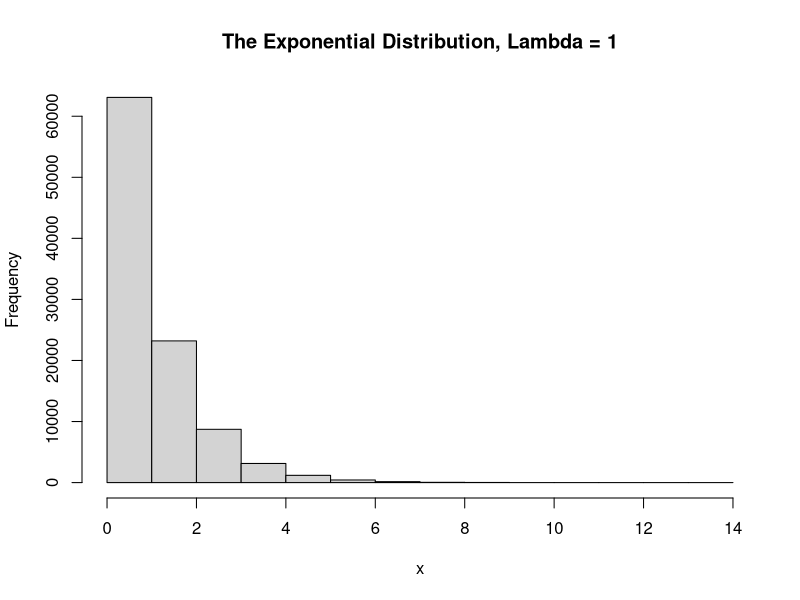
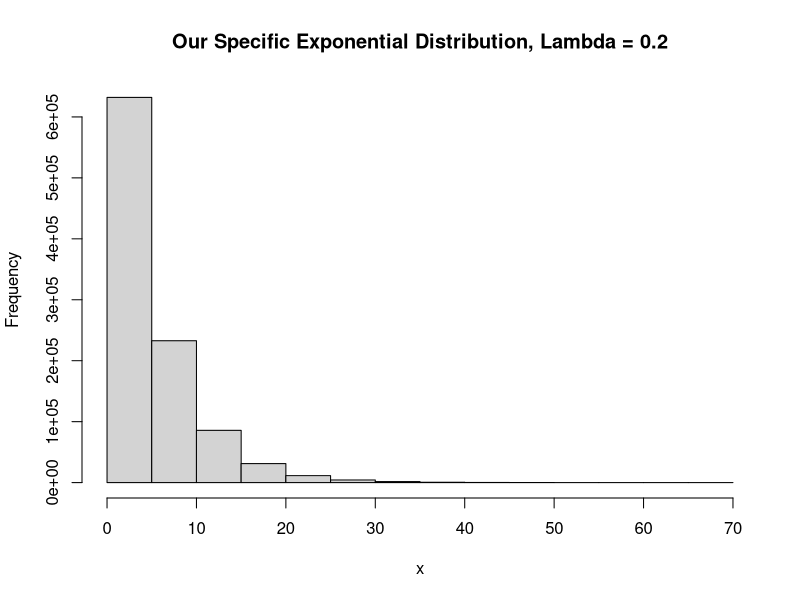
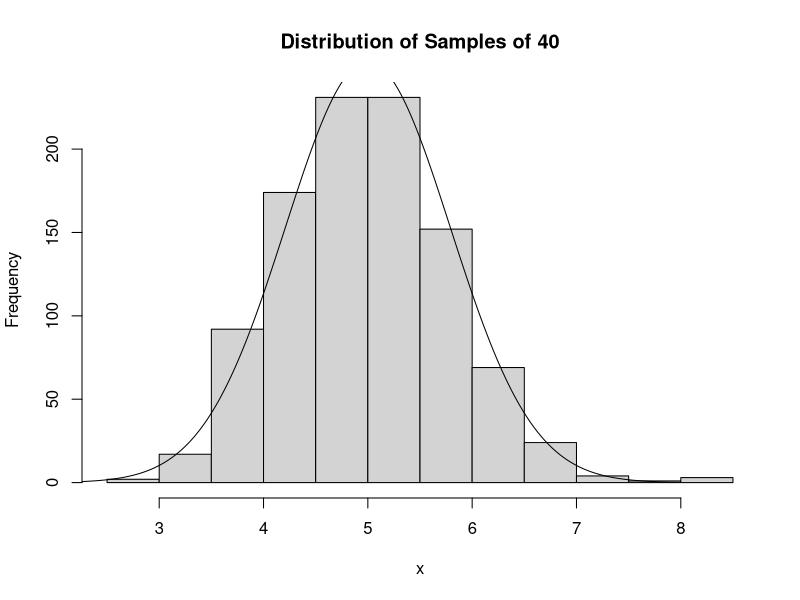
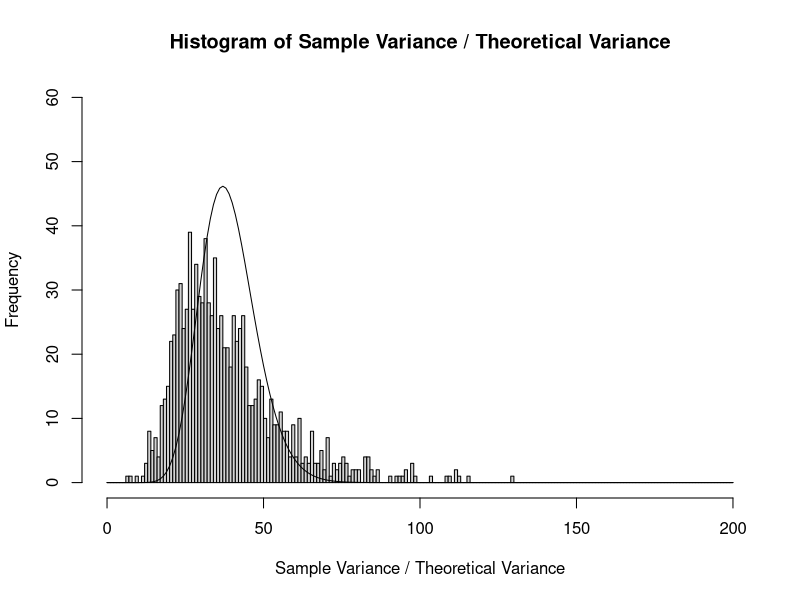

Generate these figures, in order, with R:
## ---- chunk 1
knitr::opts_chunk$set(echo = TRUE)
## ---- chunk 2
sessionInfo()
## ---- chunk 3
set.seed(19680828)
## ---- chunk 4
hist(rexp(100000,1),xlab="x",main="The Exponential Distribution, Lambda = 1")
## ---- chunk 5
x <- rexp(1000000,0.2)
hist(x,xlab="x",main="Our Specific Exponential Distribution, Lambda = 0.2")
## ---- chunk 6
z <- c(mean(x),var(x))
names(z) <- c("Mean","Variance")
z
## ---- chunk 7
z <- c((5-mean(x))/5*100,(25-var(x))/25*100)
names(z) <- c("Mean","Variance")
z
## ---- chunk 8
xx <- replicate(1000,mean(sample(x,40)))
hist(xx,xlab="x",main="Distribution of Samples of 40")
xxx <- numeric(0)
for (i in 2000:8000) {xxx <- c(xxx,dnorm(i/1000,mean=5,sd=sqrt(0.625)))}
lines(seq(2,8,.001),xxx*1000/2)
## ---- chunk 9
z <- c(mean(xx),var(xx))
names(z) <- c("Mean","Variance")
z
## ---- chunk 10
xx <- replicate(1000,var(sample(x,40)))
hist(xx/.625,ylim=c(0,60),breaks=seq(0,200),xlab="Sample Variance / Theoretical Variance",main="Histogram of Sample Variance / Theoretical Variance")
lines(seq(0,200),dchisq(seq(0,200),df=39)*1000)
